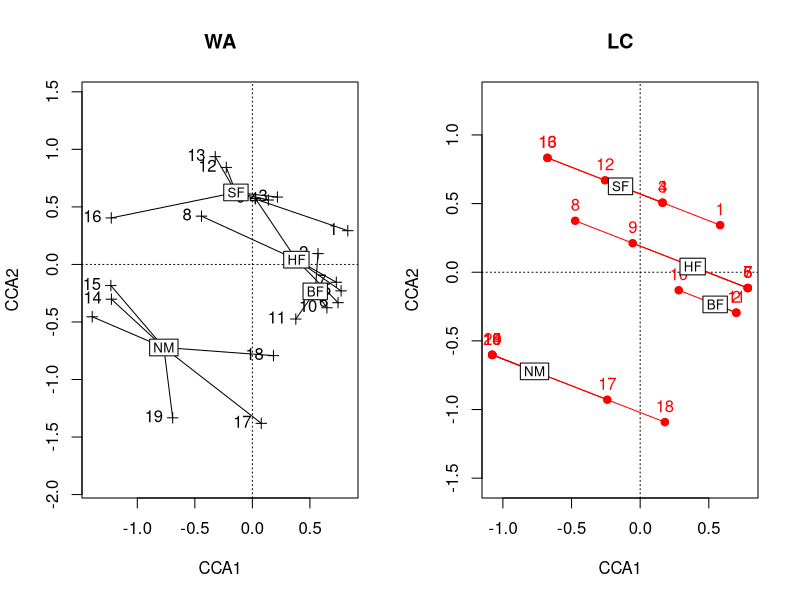
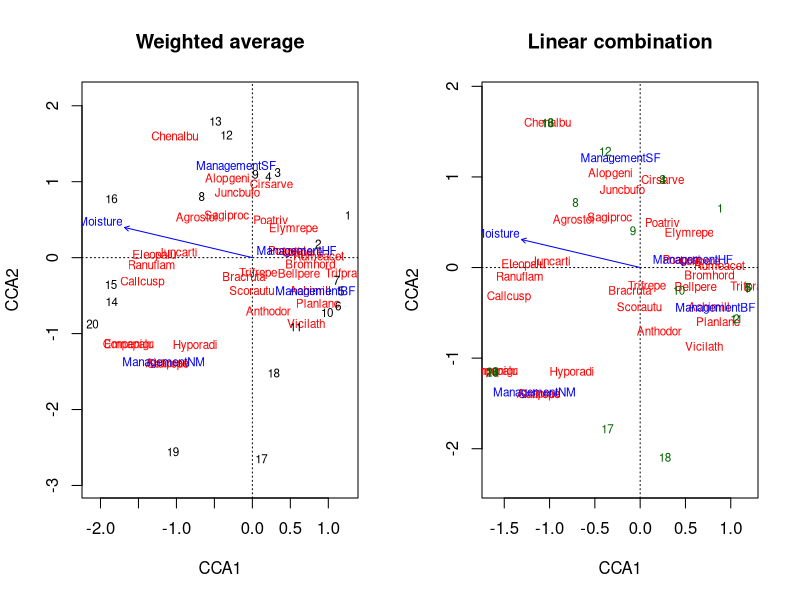

Here is the R script that generated these plots, in order:
# Exercise 14 in 2020


### <span style="color:cornflowerblue">Question 14:	Site scores can be calculated in two ways; Weighted Average and Linear Combination. Here you will do both and compare the results. Both options are available in most software, but the default varies.</span>

#### <span style="color:forestgreen"> What is the main difference between the two ways. How to know which method to select? What does the display = "cn" in the last plots mean?</span>


library(vegan)


#### Illustration of difference between WA and LC scores

data("dune")
data("dune.env")
dune.env$Moisture<-as.numeric(dune.env$Moisture) #Set Moisture to numeric for the illustration of WA and LC

# Make a CCA with Management and Moisture as explanatory variables
cca.dune<-cca(dune~Management + Moisture, dune.env)
# Look at the result
anova(cca.dune)
summary(eigenvals(cca.dune))

# Make two plots, one with weighted average (WA) and one with Linear Combination (LC) to calculate the site scores. 
par(mfrow= c(1,2)) # To get two plots beside each other
plot(cca.dune, type = "n", display = c("wa"), scaling = "sites", main = "WA", pch = 3)
points(cca.dune, display = c("wa"), scaling = "sites", pch = 3)
text(cca.dune, display = "wa", scaling = "sites", pos = 2)
ordispider(cca.dune, dune.env$Management, col = "black", label= TRUE, scaling = "sites", display = "wa")

plot(cca.dune, type = "n", display = c("lc"), scaling = "sites", main = "LC", pch = 3)
points(cca.dune, display = c("lc"), scaling = "sites", col = "red", pch = 19)
text(cca.dune, display = "lc", col = "red", scaling = "sites", pos = 3)
ordispider(cca.dune, dune.env$Management, col = "red", label= TRUE, scaling = "sites", display = "lc")
par(mfrow= c(1,1))

# Same as above, but here with sites and species
par(mfrow= c(1,2))
plot(cca.dune, display = c("sp", "wa", "cn"), scaling = "species", main = "Weighted average")
plot(cca.dune, display = c("sp", "lc", "cn"), scaling = "species", main = "Linear combination")
par(mfrow= c(1,1))


